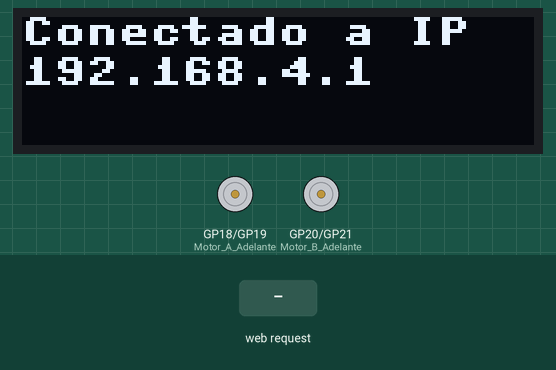
This program was run on a simulated Raspberry Pi Pico running MicroPython. On the bench: 128×32 one-colour display, motor-driver pin pairs drawn as motors (green arrow = first pin HIGH = forward, orange = second pin HIGH = backward, longer = more drive). Inputs (shaded band) come from the test bench. The board's own WiFi access point starts at once; library files of the repository ran but are not shown: ssd1306.py; what the program prints to the serial console is not drawn.

Above: at 1.2 s.
1.3 s: HTTP request GET /adelante? received
At 1.9 s:
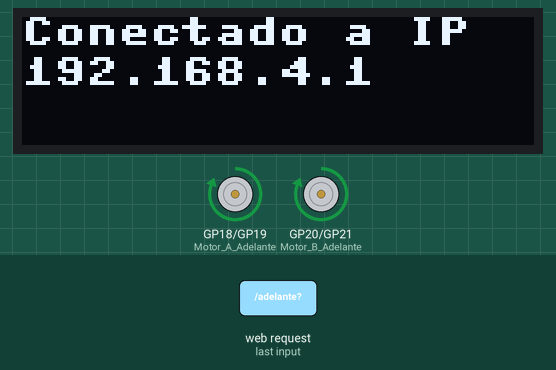
2.8 s: HTTP request GET /adelante_lento? received
At 4.0 s:
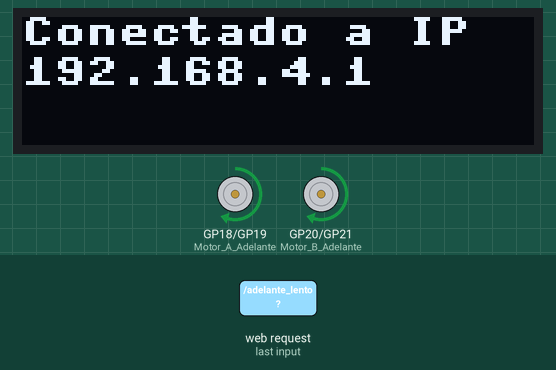
4.3 s: HTTP request GET /izquierda? received
At 5.4 s:
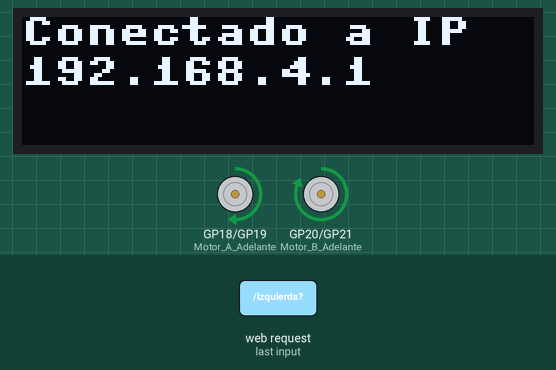
5.8 s: HTTP request GET /izquierda_lenta? received
At 6.6 s:
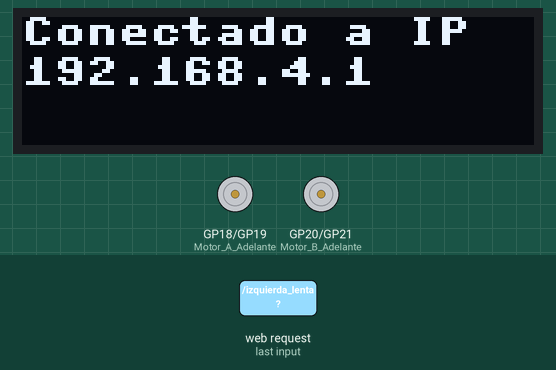
7.4 s: HTTP request GET /derecha? received
At 7.8 s:
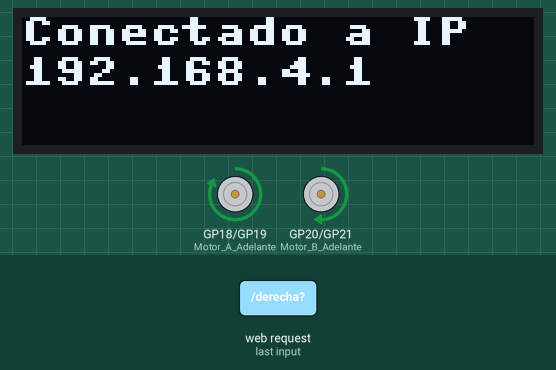
8.9 s: HTTP request GET /derecha_lenta? received
At 10.2 s:
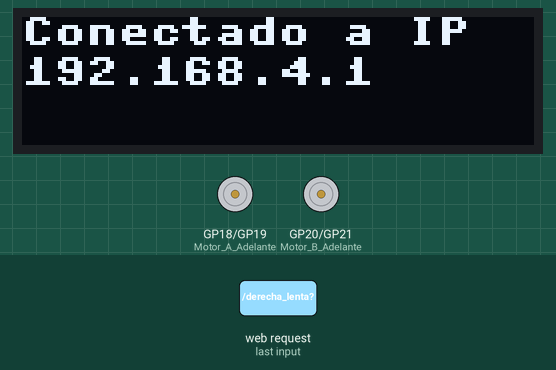
Timing chart, 0 to 11.5 s (numbered marks = the images above; inputs shaded):
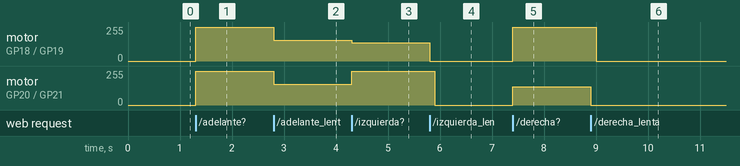

Measured:
- after the input at 1.3 s, motor on GP18 (Motor_A_Adelante) / GP19 (Motor_A_Atras), motor on GP20 (Motor_B_Adelante) / GP21 (Motor_B_Atras): stopped → forward 255/255 at once
- after the input at 2.8 s, motor on GP18 (Motor_A_Adelante) / GP19 (Motor_A_Atras), motor on GP20 (Motor_B_Adelante) / GP21 (Motor_B_Atras): forward 255/255 → forward 156/255 at once
- after the input at 4.3 s, motor on GP18 (Motor_A_Adelante) / GP19 (Motor_A_Atras): forward 156/255 → forward 136/255 at once; motor on GP20 (Motor_B_Adelante) / GP21 (Motor_B_Atras): forward 156/255 → forward 255/255 at once
- after the input at 5.8 s, motor on GP18 (Motor_A_Adelante) / GP19 (Motor_A_Atras): forward 136/255 → stopped at once; motor on GP20 (Motor_B_Adelante) / GP21 (Motor_B_Atras): forward 255/255 → stopped after 0.10 s
- after the input at 7.4 s, motor on GP18 (Motor_A_Adelante) / GP19 (Motor_A_Atras): stopped → forward 255/255 at once; motor on GP20 (Motor_B_Adelante) / GP21 (Motor_B_Atras): stopped → forward 136/255 at once
- after the input at 8.9 s, motor on GP18 (Motor_A_Adelante) / GP19 (Motor_A_Atras): forward 255/255 → stopped after 0.10 s; motor on GP20 (Motor_B_Adelante) / GP21 (Motor_B_Atras): forward 136/255 → stopped at once

The program:

main.py
```python
import network
import socket
from time import sleep
import machine
from machine import Pin, I2C, PWM
import ssd1306
from ssd1306 import SSD1306_I2C

# Configuración de los pines OLED
i2c = I2C(1, scl=Pin(15), sda=Pin(14), freq=400000)  # GP15 (SCL) y GP14 (SDA)
oled_width = 128
oled_height = 32
oled = ssd1306.SSD1306_I2C(oled_width, oled_height, i2c)

# Configuración de los pines del motor
Motor_A_Adelante = PWM(Pin(18))  # Motor A adelante
Motor_A_Atras = PWM(Pin(19))     # Motor A atrás
Motor_B_Adelante = PWM(Pin(20))  # Motor B adelante
Motor_B_Atras = PWM(Pin(21))     # Motor B atrás

# Establecer la frecuencia para los motores
Motor_A_Adelante.freq(1000)
Motor_A_Atras.freq(1000)
Motor_B_Adelante.freq(1000)
Motor_B_Atras.freq(1000)

# Funciones de control del motor
def adelante(velocidad=65535):
    Motor_A_Adelante.duty_u16(velocidad)
    Motor_B_Adelante.duty_u16(velocidad)
    Motor_A_Atras.duty_u16(0)
    Motor_B_Atras.duty_u16(0)

def atras(velocidad=65535):
    Motor_A_Adelante.duty_u16(0)
    Motor_B_Adelante.duty_u16(0)
    Motor_A_Atras.duty_u16(velocidad)
    Motor_B_Atras.duty_u16(velocidad)

def detener():
    Motor_A_Adelante.duty_u16(0)
    Motor_B_Adelante.duty_u16(0)
    Motor_A_Atras.duty_u16(0)
    Motor_B_Atras.duty_u16(0)

def izquierda():
    Motor_A_Adelante.duty_u16(35000)  # Cambiar a avanzar motor A
    Motor_B_Adelante.duty_u16(65535)  # Detener motor B
    Motor_A_Atras.duty_u16(0)
    Motor_B_Atras.duty_u16(0)

def derecha():
    Motor_A_Adelante.duty_u16(65535)  # Detener motor A
    Motor_B_Adelante.duty_u16(35000)  # Cambiar a avanzar motor B
    Motor_A_Atras.duty_u16(0)
    Motor_B_Atras.duty_u16(0)

def izquierda_lenta(duracion=0.1):
    Motor_A_Adelante.duty_u16(0)
    Motor_B_Adelante.duty_u16(65535)
    Motor_A_Atras.duty_u16(0)
    Motor_B_Atras.duty_u16(0)
    sleep(duracion)
    detener()

def derecha_lenta(duracion=0.1):
    Motor_A_Adelante.duty_u16(65535)
    Motor_B_Adelante.duty_u16(0)
    Motor_A_Atras.duty_u16(0)
    Motor_B_Atras.duty_u16(0)
    sleep(duracion)
    detener()

detener()

# Crear el punto de acceso (AP)
def crear_ap():
    ap = network.WLAN(network.AP_IF)
    ap.config(essid='PicoW_AP', password='12345678')  # Nombre y clave del AP
    ap.active(True)

    while not ap.active():
        pass

    ip = ap.ifconfig()[0]
    print(f'Punto de acceso activo con IP: {ip}')

    # Mostrar la IP en la pantalla OLED
    oled.fill(0)  # Limpiar pantalla
    oled.text("Conectado a IP", 0, 0)
    oled.text(f'{ip}', 0, 10)
    oled.show()

    return ip

# Abrir socket para conexión
def open_socket(ip):
    address = (ip, 80)
    connection = socket.socket()
    connection.bind(address)
    connection.listen(1)
    return connection

# Página web del control
def pagina_web():
    html = f"""
            <!DOCTYPE html>
            <html>
            <head>
            </head>
            <body>
            <center>
            <form action="./adelante">
            <input type="submit" value="Adelante" style="background-color: #04AA6D; border-radius: 15px; height:120px; width:120px; border: none; color: white; padding: 16px 24px; margin: 4px 2px" />
            </form>
            <form action="./adelante_lento">
            <input type="submit" value="Adelante Lento" style="background-color: #04AA6D; border-radius: 15px; height:120px; width:120px; border: none; color: white; padding: 16px 24px; margin: 4px 2px" />
            </form>
            <table><tr>
            <td>
                <form action="./izquierda">
                    <input type="submit" value="Izquierda" style="background-color: #04AA6D; border-radius: 15px; height:120px; width:120px; border: none; color: white; padding: 16px 24px; margin: 4px 2px"/>
                </form>
            </td>
            <td>
                <form action="./izquierda_lenta">
                    <input type="submit" value="Diagonal Izq" style="background-color: #04AA6D; border-radius: 15px; height:120px; width:120px; border: none; color: white; padding: 16px 24px; margin: 4px 2px"/>
                </form>
            </td>
            <td>
                <form action="./detener">
                    <input type="submit" value="Detener" style="background-color: #FF0000; border-radius: 50px; height:120px; width:120px; border: none; color: white; padding: 16px 24px; margin: 4px 2px" />
                </form>
            </td>
            <td>
                <form action="./derecha_lenta">
                    <input type="submit" value="Diagonal Der" style="background-color: #04AA6D; border-radius: 15px; height:120px; width:120px; border: none; color: white; padding: 16px 24px; margin: 4px 2px"/>
                </form>
            </td>
            <td>
                <form action="./derecha">
                    <input type="submit" value="Derecha" style="background-color: #04AA6D; border-radius: 15px; height:120px; width:120px; border: none; color: white; padding: 16px 24px; margin: 4px 2px"/>
                </form>
            </td>
            </tr></table>
            <form action="./atras_lento">
            <input type="submit" value="Atras Lento" style="background-color: #04AA6D; border-radius: 15px; height:120px; width:120px; border: none; color: white; padding: 16px 24px; margin: 4px 2px"/>
            </form>
            <form action="./atras">
            <input type="submit" value="Atras" style="background-color: #04AA6D; border-radius: 15px; height:120px; width:120px; border: none; color: white; padding: 16px 24px; margin: 4px 2px"/>
            </form>
            </center>
            </body>
            </html>
            """
    return str(html)

# Servidor que gestiona las solicitudes
def serve(connection):
    while True:
        cliente = connection.accept()[0]
        peticion = cliente.recv(1024)
        peticion = str(peticion)
        try:
            peticion = peticion.split()[1]
        except IndexError:
            pass
        if peticion == '/adelante?':
            adelante(65535)  # Velocidad normal
        elif peticion == '/adelante_lento?':
            adelante(40000)  # Velocidad reducida
        elif peticion == '/izquierda?':
            izquierda()
        elif peticion == '/izquierda_lenta?':
            izquierda_lenta(duracion=0.1)
        elif peticion == '/detener?':
            detener()
        elif peticion == '/derecha?':
            derecha()
        elif peticion == '/derecha_lenta?':
            derecha_lenta(duracion=0.1)
        elif peticion == '/atras?':
            atras(65535)
        elif peticion == '/atras_lento?':
            atras(40000)

        cliente.send('HTTP/1.1 200 OK\n')
        cliente.send('Content-Type: text/html\n')
        cliente.send('Connection: close\n\n')
        cliente.sendall(pagina_web())
        cliente.close()

# Función principal
def main():
    ip = crear_ap()  # Crear el punto de acceso
    connection = open_socket(ip)
    serve(connection)

# Ejecutar el código principal
main()
```
